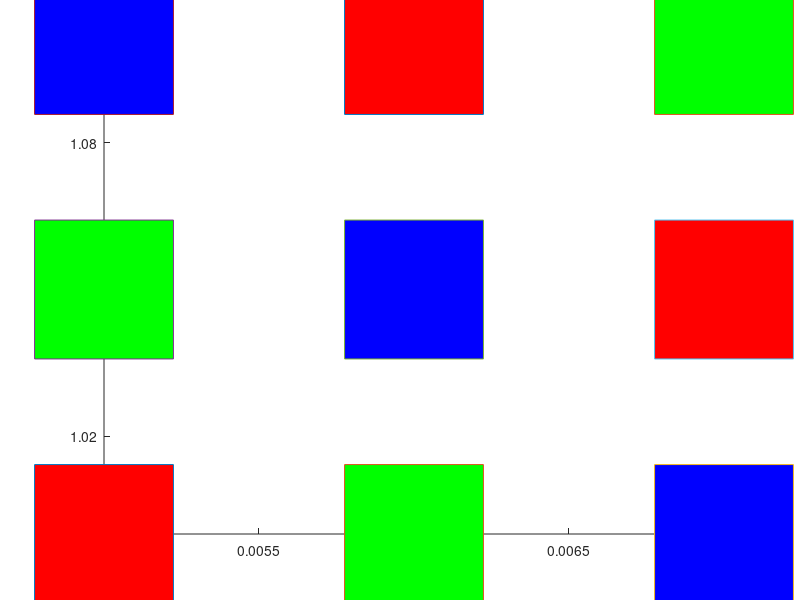
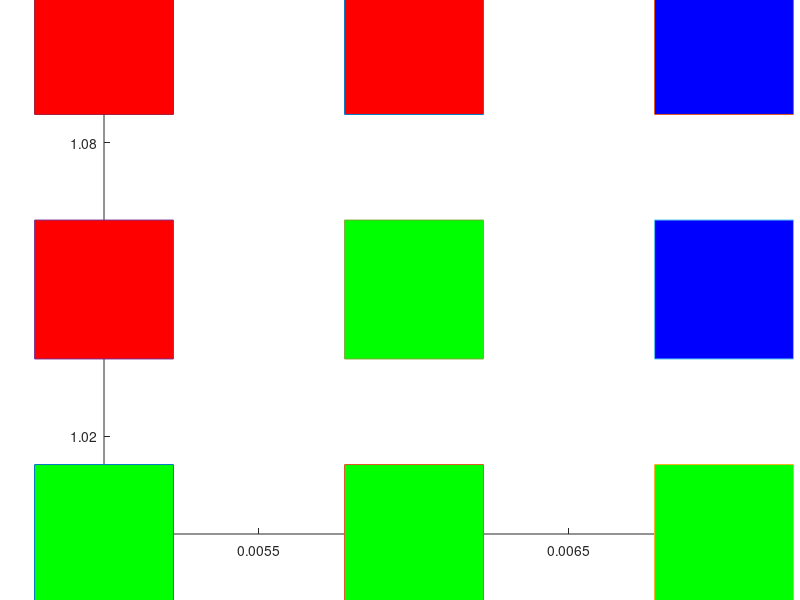

Recreate these plots in MATLAB, in order.
clc;
clear;
T=2;
rd=2;
sigma_initial=0.05;
alpha_initial=0.9;
number_of_vectors=9;
number_of_neuorn_inputs=27;
neighbour_radius_initial=number_of_vectors/2;

%{
    for v=1:9 %number of input neuorns 
       for x=1:3
       l=input('x ');
        I(x,v)=l;
        
       end
       
end

disp(I)
%}
%%
% * * *BOLD TEXT* * *
    

     I=[1 0 0 0 0 1 0 1 0; 0 1 0 1 0 0 0 0 1;0 0 1 0 1 0 1 0 0 ];
figure(1);
title('before clustering');
hold on;

plot(0.005,1,'-s','MarkerSize',100,...
    'MarkerFaceColor',[ I(1,1) I(2,1) I(3,1)]);

plot(0.006,1,'-s','MarkerSize',100,...
    'MarkerFaceColor',[I(1,2) I(2,2) I(3,2)]);

plot(0.007,1,'-s','MarkerSize',100,...
    'MarkerFaceColor',[I(1,3) I(2,3) I(3,3)]);

plot(0.005,1.05,'-s','MarkerSize',100,...
    'MarkerFaceColor',[I(1,4) I(2,4) I(3,4)]);

plot(0.006,1.05,'-s','MarkerSize',100,...
    'MarkerFaceColor',[I(1,5) I(2,5) I(3,5)]);

plot(0.007,1.05,'-s','MarkerSize',100,...
    'MarkerFaceColor',[I(1,6) I(2,6) I(3,6)]);

plot(0.005,1.1,'-s','MarkerSize',100,...
    'MarkerFaceColor',[I(1,7) I(2,7) I(3,7)]);

plot(0.006,1.1,'-s','MarkerSize',100,...
    'MarkerFaceColor',[I(1,8) I(2,8) I(3,8)]);

plot(0.007,1.1,'-s','MarkerSize',100,...
    'MarkerFaceColor',[I(1,9) I(2,9) I(3,9)]);
 
hold off;

    

    R=[0.1 0.5 0.9;0.5 0.2 0.7;0.2 0.9 0.5];
    G=[0.4 0.8 0.8; 0.3 0.7 0.6;0.5 0.3 0.3];
    B=[0.7 0.4 0.2; 0.8 0.5 0.1;0.9 0.3 0.4];
    
    
    
for t=1:T
    alpha=alpha_initial*exp((1-t)/T);
    sigma=sigma_initial*exp((1-t)/(log(T)));
    max_neighbour_radius=round(neighbour_radius_initial*exp((1-t)/(log(T))));
   
    for n=1:9
        for i=1:3
            for j=1:3
                D(i,j)=sqrt((I(1,n)-R(i,j))^2+(I(2,n)-G(i,j))^2+(I(3,n)-B(i,j))^2);
                
            end
        end
        disp('this is differences matrix');
        disp(D);
        min=D(1,1);
        for i=1:3
            for j=1:3
                if(j+1==4)
                      if ((D(i,j)<=D(i,j-1)) && (D(i,j)<=min))
                          min=D(i,j);
                          m=i;
                          c=j;
                          
                      end
                
                elseif ((j-1>=1))
                 if ((D(i,j)<=D(i,j-1)) && (D(i,j)<=min) && (D(i,j)<=D(i,j+1)))
                          min=D(i,j);
                          m=i;
                          c=j;
                          
                 end
                elseif ((i-1>=1))
                     if ((D(i,j)<=D(i,j+1)) && (D(i,j)<=min) && (D(i,j)<=D(i-1,j)))
                          min=D(i,j);
                          m=i;
                          c=j;
                          
                      end
            end 
                  end
        end
        
          % update the winning neuron
       % e_factor = exp(-((m-m).^2+(c-c).^2)/2*sigma);
       R(m,c)=R(m,c)+alpha*(I(1,n)-R(m,c));
       G(m,c)=G(m,c)+alpha*(I(2,n)-G(m,c));
       B(m,c)=B(m,c)+alpha*(I(3,n)-B(m,c));
       
        % update the neighbour neurons
       for neighbour_radius=1:1:max_neighbour_radius
            jj1=m - neighbour_radius;
            jj2=c;
            if (jj1>=1) % to stay in the matrix
                e_factor = exp(-((m-jj1).^2+(c-jj2).^2)/2*sigma^2);
                R(jj1,jj2)=R(jj1,jj2) + alpha * e_factor * (I(1,n)-R(jj1,jj2));
                G(jj1,jj2)=G(jj1,jj2) + alpha * e_factor * (I(2,n)-G(jj1,jj2));
                B(jj1,jj2)=B(jj1,jj2) + alpha * e_factor * (I(3,n)-B(jj1,jj2));
            end
            jj1=m + neighbour_radius;
            jj2=c;
            if (jj1<=3) % to stay in the matrix
                e_factor = exp(-((m-jj1).^2+(c-jj2).^2)/2*sigma^2);
                  R(jj1,jj2)=R(jj1,jj2) + alpha * e_factor * (I(1,n)-R(jj1,jj2));
                G(jj1,jj2)=G(jj1,jj2) + alpha * e_factor * (I(2,n)-G(jj1,jj2));
                B(jj1,jj2)=B(jj1,jj2) + alpha * e_factor * (I(3,n)-B(jj1,jj2));
            end
            jj1=m;
            jj2=c - neighbour_radius;
            if (jj2>=1) % to stay in the matrix
              e_factor = exp(-((m-jj1).^2+(c-jj2).^2)/2*sigma^2);
                 R(jj1,jj2)=R(jj1,jj2) + alpha * e_factor * (I(1,n)-R(jj1,jj2));
                G(jj1,jj2)=G(jj1,jj2) + alpha * e_factor * (I(2,n)-G(jj1,jj2));
                B(jj1,jj2)=B(jj1,jj2) + alpha * e_factor * (I(3,n)-B(jj1,jj2));
            end
            jj1=m;
            jj2=c + neighbour_radius;
            if (jj2<=3) % to stay in the matrix
                e_factor = exp(-((m-jj1).^2+(c-jj2).^2)/2*sigma^2);
                 R(jj1,jj2)=R(jj1,jj2) + alpha * e_factor * (I(1,n)-R(jj1,jj2));
                G(jj1,jj2)=G(jj1,jj2) + alpha * e_factor * (I(2,n)-G(jj1,jj2));
                B(jj1,jj2)=B(jj1,jj2) + alpha * e_factor * (I(3,n)-B(jj1,jj2));
            end
       end 
       

    end
   
end
disp(D);
  disp(I);

disp('this is red');
disp(R);
disp('this is G');
disp(G);
disp('this is B');
disp(B);
 RED=round(R);
GREEN=round(G);
BLUE=round(B);
disp(RED);
disp(GREEN);
disp(BLUE);
        figure(2);
title('after clusering');
hold on;

plot(0.005,1,'-s','MarkerSize',100,...
    'MarkerFaceColor',[ RED(1,1) GREEN(1,1) BLUE(1,1)]);

plot(0.006,1,'-s','MarkerSize',100,...
    'MarkerFaceColor',[RED(1,2) GREEN(1,2) BLUE(1,2)]);

plot(0.007,1,'-s','MarkerSize',100,...
    'MarkerFaceColor',[RED(1,3) GREEN(1,3) BLUE(1,3)]);

plot(0.005,1.05,'-s','MarkerSize',100,...
    'MarkerFaceColor',[RED(2,1) GREEN(2,1) BLUE(2,1)]);

plot(0.006,1.05,'-s','MarkerSize',100,...
    'MarkerFaceColor',[RED(2,2) GREEN(2,2) BLUE(2,2)]);

plot(0.007,1.05,'-s','MarkerSize',100,...
    'MarkerFaceColor',[RED(2,3) GREEN(2,3) BLUE(2,3)]);

plot(0.005,1.1,'-s','MarkerSize',100,...
    'MarkerFaceColor',[RED(3,1) GREEN(3,1) BLUE(3,1)]);

plot(0.006,1.1,'-s','MarkerSize',100,...
    'MarkerFaceColor',[RED(3,2) GREEN(3,2) BLUE(3,2)]);

plot(0.007,1.1,'-s','MarkerSize',100,...
    'MarkerFaceColor',[RED(3,3) GREEN(3,3) BLUE(3,3)]);
 
hold off;

